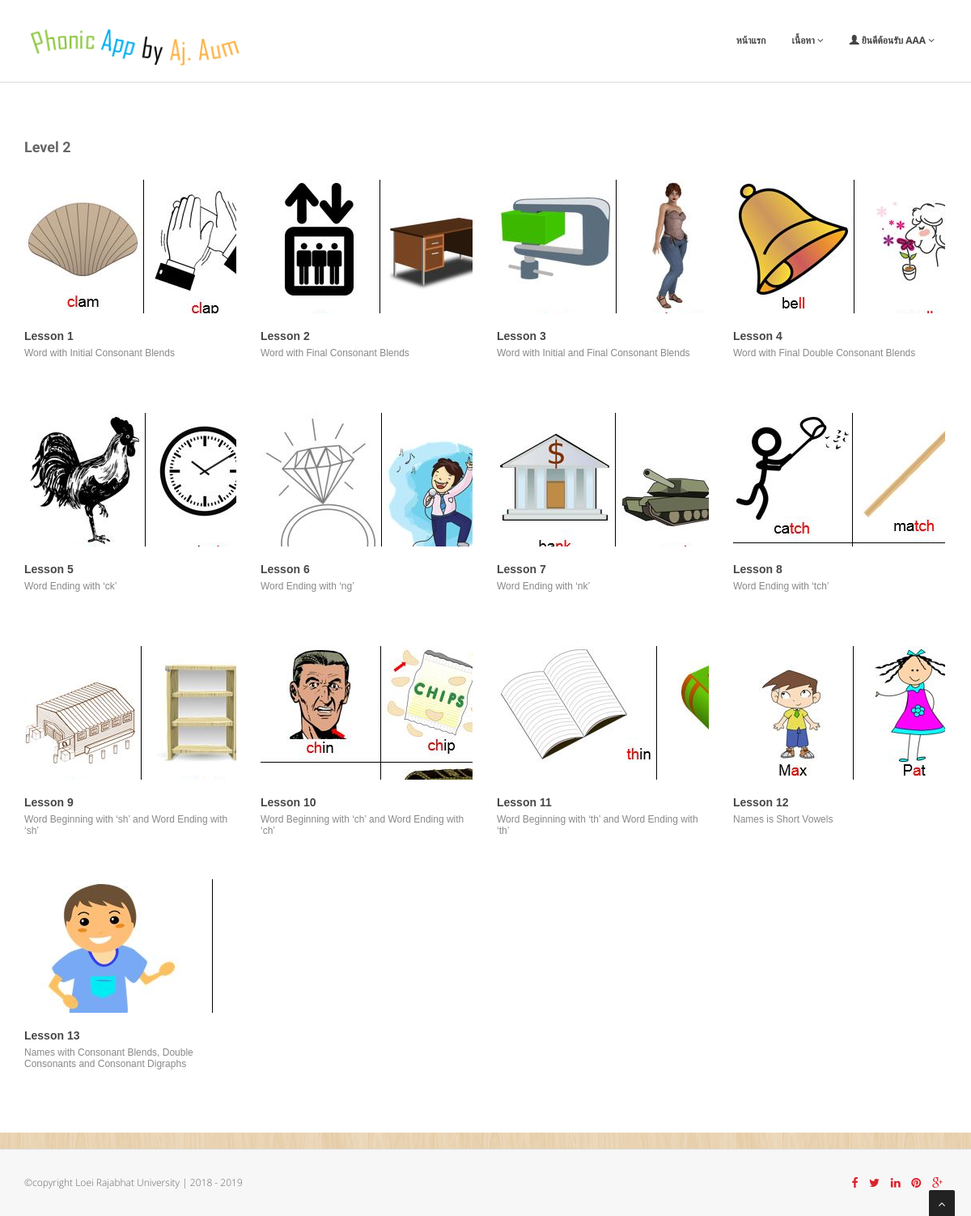
Page /level2.php (signed in) on the earlier database version.
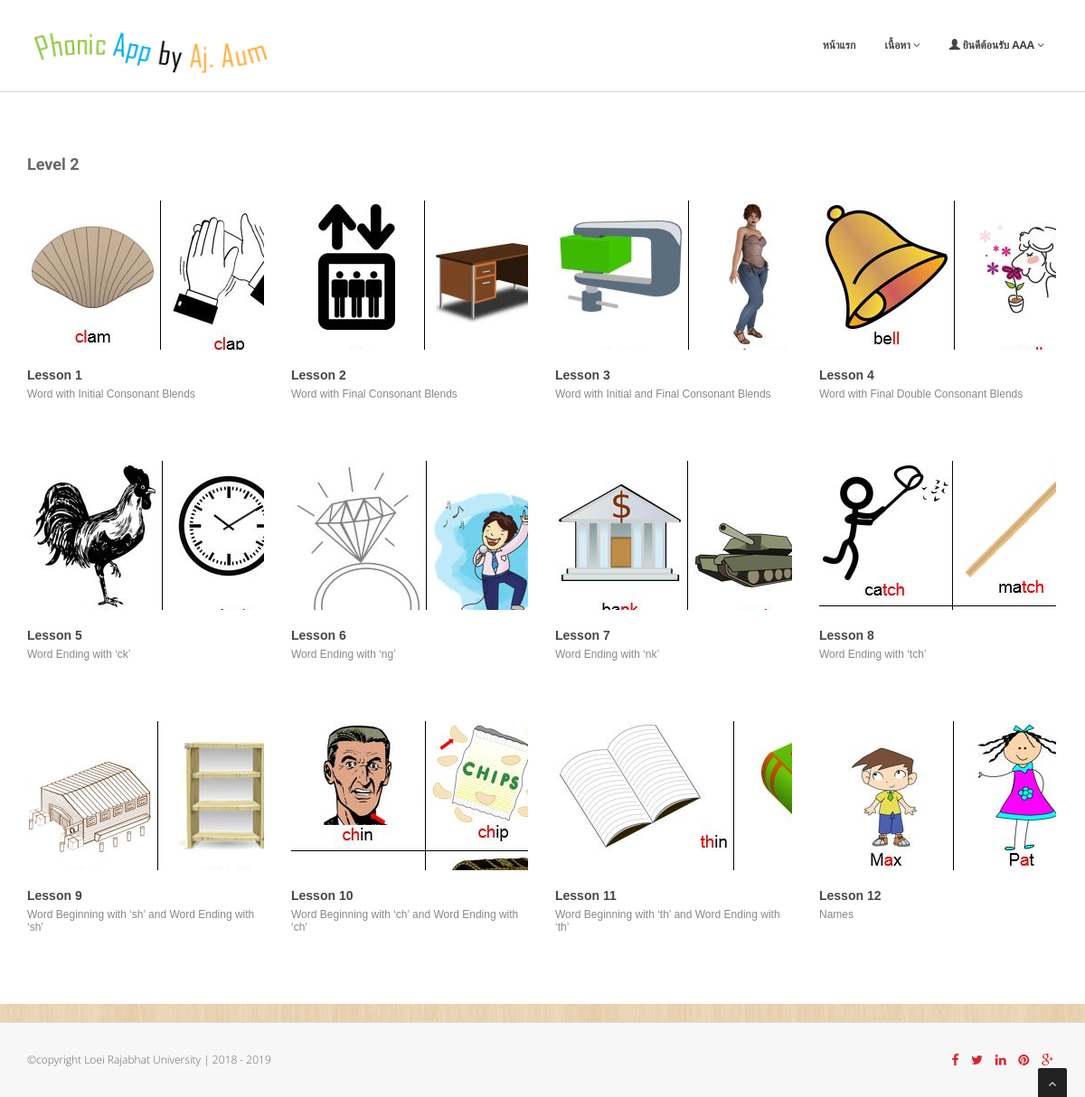
Same page on the later database version.
### tables this page shows
CREATE TABLE `lesson_detail` (
  `lesson_id` int(10) NOT NULL COMMENT 'รหัสบทเรียน',
  `level` varchar(5) NOT NULL COMMENT 'Level No',
  `lesson_no` int(5) NOT NULL COMMENT 'ลำดับบทเรียน',
  `lesson_name` varchar(100) NOT NULL COMMENT 'ชื่อบทเรียน',
  `lesson_desc` varchar(100) NOT NULL COMMENT 'คำอธิบายบทเรียน',
  `small_image` varchar(50) NOT NULL COMMENT 'รูปบทเรียน',
  `big_image` varchar(50) NOT NULL COMMENT 'รูปบทเรียนใหญ่',
  `maxpage` int(11) NOT NULL,
  `youtube` varchar(20) NOT NULL,
  `create_date` timestamp NOT NULL DEFAULT current_timestamp() ON UPDATE current_timestamp()
);

### level2.php (the view, shortened to what this page needs)
<!DOCTYPE html>
<html lang="en">
<head>
<link href="css/bootstrap.min.css" rel="stylesheet" />
<link href="css/cubeportfolio.min.css" rel="stylesheet" />
<link href="css/style.css" rel="stylesheet" />
<link id="t-colors" href="skins/default.css" rel="stylesheet" />
	<link id="bodybg" href="bodybg/bg1.css" rel="stylesheet" type="text/css" />
</head>
<body>
<div id="wrapper">
	<?php include 'template/NavAdmin.php'; ?>
	<section id="content">
	<div class="container">
		<div class="row">
			<div class="col-lg-12">
				<h4 class="heading">Level 2</h4>
				<div id="grid-container" class="cbp-l-grid-projects">
					<ul>
					<?php
					include 'db_connection.php';
					$sql = "SELECT * FROM lesson_detail where level = '2' order by lesson_no";
					$result = $conn->query($sql);
					if ($result->num_rows > 0) {
						while($row = $result->fetch_assoc()) {
					?>
						<li class="cbp-item graphic">
							<div class="cbp-caption">
								<div class="cbp-caption-defaultWrap">
									<img src="<?php echo $row["small_image"];?>" alt="" />
								</div>
								<div class="cbp-caption-activeWrap">
									<div class="cbp-l-caption-alignCenter">
										<div class="cbp-l-caption-body">
											<a href="<?php echo $row["big_image"];?>" class="cbp-lightbox cbp-l-caption-buttonRight" data-title="<?php echo $row["lesson_name"];?>">ดูรูปตัวอย่าง</a>
											<a href="lesson_show.php?lesson_id=<?php echo $row["lesson_id"];?>" class="cbp-l-caption-buttonRight">เข้าเรียน</a>
										</div>
									</div>
								</div>
							</div>
							<div class="cbp-l-grid-projects-title"><?php echo $row["lesson_name"];?></div>
							<div class="cbp-l-grid-projects-desc"><?php echo $row["lesson_desc"];?></div>
						</li>
					<?php
						}
					}
					?>
				</ul>
			</div>
		</div>
	</div>
</section>
		<?php include 'template/footer.php'; ?>
</body>
</html>

Differences in the rows shown:
no longer on this page (row edited): lesson_detail: small_image (picture), lesson_name "Lesson 13", lesson_desc "Names with Consonant Blends, Double Consonants and Consonant Digraphs"
changed lesson_detail "Lesson 12": lesson_desc "Names is Short Vowels" → "Names"
